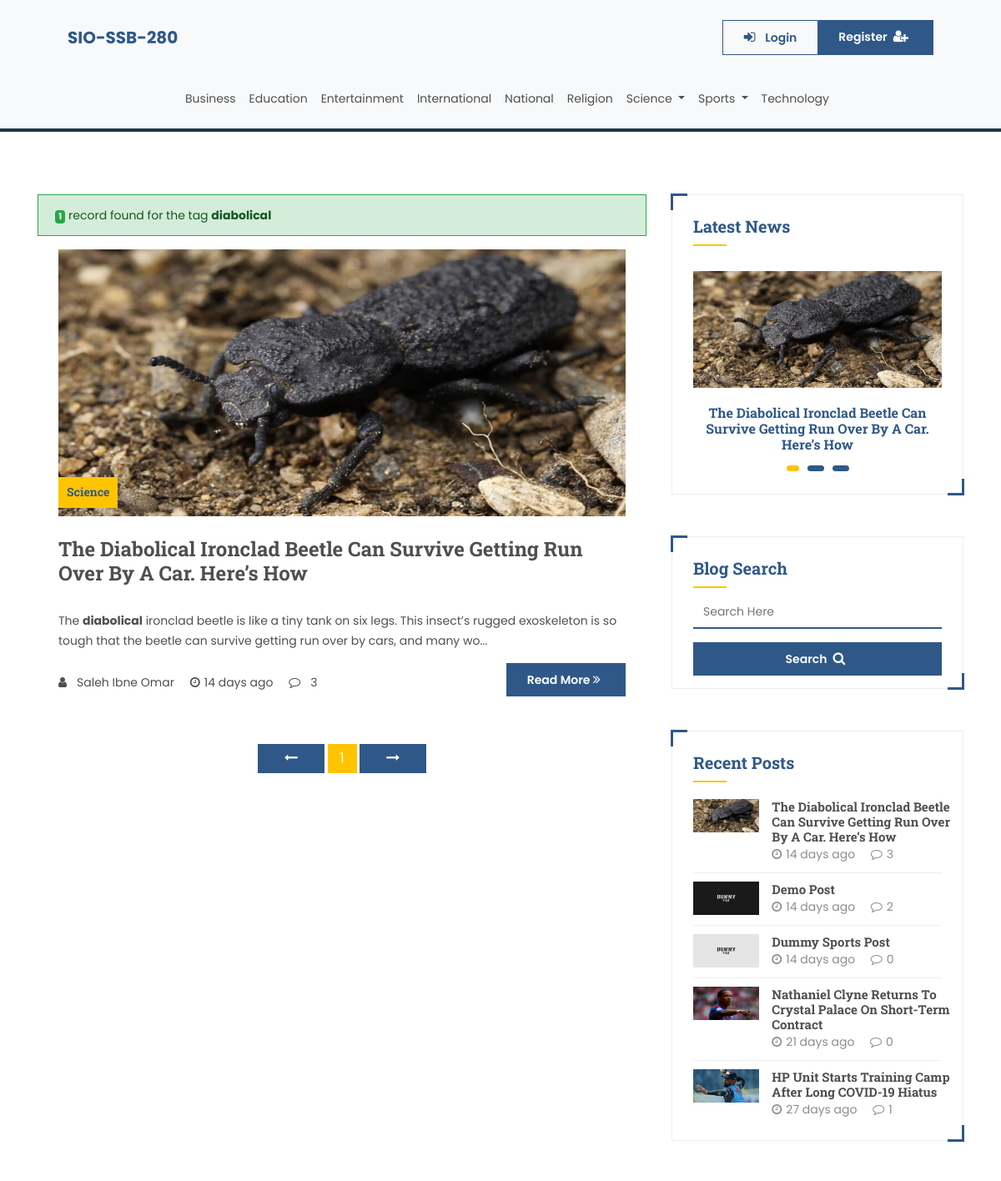
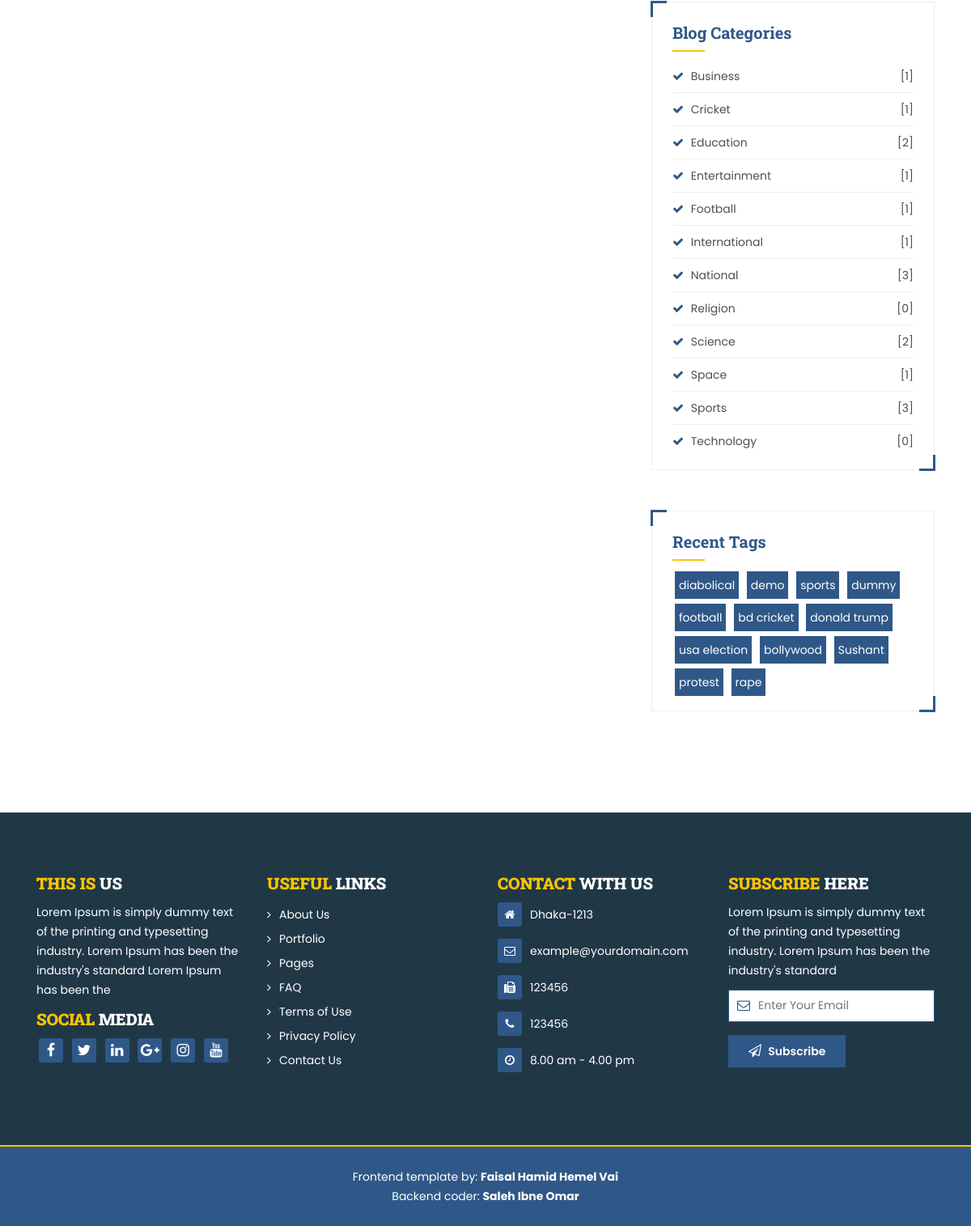
Page /post-by-tag.php?tag=diabolical on the committed database (2 pictures, top to bottom).
### tables this page shows
CREATE TABLE `category` (
  `id` int(11) NOT NULL,
  `name` varchar(250) NOT NULL,
  `description` text DEFAULT NULL,
  `parent` int(11) NOT NULL DEFAULT 0,
  `status` tinyint(2) NOT NULL DEFAULT 1
);

CREATE TABLE `post` (
  `p_id` int(11) NOT NULL,
  `title` varchar(250) NOT NULL,
  `description` longtext NOT NULL,
  `image` text NOT NULL,
  `tags` varchar(250) DEFAULT NULL,
  `status` tinyint(1) NOT NULL COMMENT '0 = Draf\r\n1= Published',
  `dateTimePosted` datetime NOT NULL,
  `categoryId` int(11) NOT NULL,
  `authorId` int(11) NOT NULL
);

### post-by-tag.php (the view, shortened to what this page needs)
<?php include 'includes/header.php'; ?>
    <section class="sub-page-section">
    </section>
    <section>
        <div class="container">
            <div class="row">
                <div class="col-md-8">
                <?php
                    if(isset($_GET['tag'])){
                        $tag = strtolower(mysqli_real_escape_string($conn, trim($_GET['tag'])));
                        $countQuery = "SELECT p.p_id FROM frontend_index_main_section_without_national_sorting_view p WHERE  p.tags LIKE '%$tag%' OR p.title LIKE '%$tag%' OR p.description LIKE '%$tag%' OR p.categoryName LIKE '%$tag%' OR p.catParent=(SELECT id FROM category WHERE name LIKE '%$tag%' AND parent=0 AND status=1) ";
                        $postByTagResultCount = $conn->query($countQuery)->num_rows;
                        $viewQuery  ="SELECT p.*, COUNT(cmt.cid) AS 'byTagCmtCount' FROM frontend_index_main_section_without_national_sorting_view p LEFT JOIN sv_comments_onp_view cmt ON cmt.pid=p.p_id AND cmt.status=1 AND cmt.visitorStatus=1 WHERE ( p.tags LIKE '%$tag%' OR p.title LIKE '%$tag%' OR p.description LIKE '%$tag%' OR p.categoryName LIKE '%$tag%' OR p.catParent=(SELECT id FROM category WHERE name LIKE '%$tag%' AND parent=0 AND status=1)) GROUP BY p.p_id  ORDER BY p.p_id DESC LIMIT ?, ?";
                        $page = "post-by-tag.php?tag={$tag}&";
                        $result = paginationResult($postByTagResultCount, $viewQuery, $page);
                    }
                    else{
                        header("Location: index.php");
                        exit();
                    }
                ?>
                <?php if($postByTagResultCount==0){ ?>
                    <div class="alert alert-info rounded-0 border-info">
                       <b>No records found!</b>
                    </div>
                <?php } else{ ?>
                    <div class="alert alert-success rounded-0 border-success">
                      <span class="badge badge-success"><?=$postByTagResultCount;?></span><?php if($postByTagResultCount==1){ echo ' record '; }else { echo ' records '; } ?> found for the tag <b><?=$tag;?></b>
                    </div>
                <?php
                while($row = $result->fetch_assoc()){
                    extract($row);
                ?>
                    <div class="blog-post">
                        <div class="blog-banner">
                            <a href="single-post.php?post_id=<?=$p_id;?>">
                                <img src="admin/images/posts/<?=$image;?>" >
                                <div class="blog-category-name">
                                    <h6><?=$categoryName;?></h6>
                                </div>
                            </a>
                        </div>
                        <div class="blog-description">
                            <a href="single-post.php?post_id=<?=$p_id;?>">
                                <h3 class="post-title"><?=$title;?></h3>
                            </a>
                            <p>
                                <?=$shortDescription."...";?>
                            </p>
                            <div class="row">
                                <div class="col-md-8">
                                    <div class="blog-info">
                                        <ul>
                                            <li><i class="fa fa-user"></i>&ensp;<?=$authorName;?></li>
                                            <li><i class="fa fa-clock-o"></i><?=elapsedTime($dateTimePosted);?></li>
                                            <li><i class="fa fa-comment-o"></i>&ensp;<?=$byTagCmtCount;?></li>
                                        </ul>
                                    </div>
                                </div>
                                <div class="col-md-4 read-more-btn">
                                    <a href="single-post.php?post_id=<?=$p_id;?>" class="btn-main">Read More <i class="fa fa-angle-double-right"></i></a>
                                </div>
                            </div>
                        </div>
                    </div>
                <?php } ?>
                    <div class="paginetion">
                        <ul>
                            <?php
                            echo paginationNavs($page);
                            ?>
                        </ul>
                    </div>
                <?php }  ?>
                </div>
                <?php include 'includes/aside.php'; ?>
            </div>
        </div>
    </section>
<?php include 'includes/footer.php'; ?>
<?php include 'includes/bottom.php'; ?>

### includes/header.php (shortened to what this page needs)
<?php
    require 'config/db.php';
    include 'config/functions.php';
    $hasLoggedInVisitor = false;
?>
<!doctype html>
<html lang="en">
  <head>
    <link rel="stylesheet" type="text/css" href="assets/bootstrap/css/bootstrap.min.css">
    <link rel="stylesheet" type="text/css" href="assets/css/font-awesome.min.css">
    <link rel="stylesheet" type="text/css" href="assets/css/flaticon.css">
    <link rel="stylesheet" type="text/css" href="assets/css/animate.min.css">
    <link rel="stylesheet" type="text/css" href="assets/css/owl.carousel.min.css">
    <link rel="stylesheet" type="text/css" href="assets/css/owl.theme.default.min.css">
    <link rel="stylesheet" type="text/css" href="assets/css/jquery.fancybox.min.css">
    <link rel="stylesheet" href="assets/toastr/toastr.min.css">
    <link rel="stylesheet" type="text/css" href="assets/css/style.css">
    <link rel="stylesheet" type="text/css" href="assets/css/responsive.css">
  </head>
  <body>
    <header class="bg-light">
        <div class="container col-lg-11 col-md-12">
            <div class="row">
                <div class="col-md-12">
                    <nav class="navbar navbar-expand-lg  bg-transparent py-4" >
                        <a class="navbar-brand" href="index.php"> <b>SIO-SSB-280</b> </a>
                        <?php if($hasLoggedInVisitor){?>
                          <div class="dropdown ml-auto">
                            <button class="btn-main dropdown-toggle" type="button" id="dropdownMenuButton" data-toggle="dropdown" aria-haspopup="true" aria-expanded="false">
                            <i class="fa fa-user-o" aria-hidden="true"></i>
                              <?php echo explode(" ", $_SESSION['visitorData']['name'])[0]; ?>&ensp;
                              <i class="fa fa-caret-down" aria-hidden="true"></i>
                            </button>
                            <div class="dropdown-menu bs-dropdown-menu dropdown-menu-right mt-3" aria-labelledby="dropdownMenuButton">
                              <a class="dropdown-item" href="profile.php?operation=view"><i class="fa fa-user-o" aria-hidden="true"></i>&ensp;Profile</a>
                              <a class="dropdown-item" href="logout.php"><i class="fa fa-sign-out" aria-hidden="true"></i>&ensp;Logout</a>
                            </div>
                        </div>
                        <?php }else{ ?>
                          <div class="btn-group  ml-auto" role="group">
                            <a href="login-register.php?operation=login" class="btn-main login-nav-btn" ><i class="fa fa-sign-in fa-sign-in-nav" aria-hidden="true"></i>&ensp;Login</a>
                            <a href="login-register.php?operation=register" class="btn-main">Register&ensp;<i class="fa fa-user-plus " aria-hidden="true"></i></a>
                          </div>
                        <?php } ?>
                    </nav>
                </div>
            </div>
        </div>
        <div class="container col-lg-11 col-md-12">
            <div class="row">
                <div class="col-md-12">
                    <nav class="navbar navbar-expand-lg  bg-transparent pb-3 pt-2 " >
                        <div class="collapse navbar-collapse" id="navbarSupportedContent">
                          <ul class="navbar-nav mx-auto">
                          <?php
                              $query  = "SELECT name AS 'navCategoryName', id AS 'navCategoryId' FROM category WHERE  status  = 1 AND parent=0 ORDER BY name ASC ";
                              $result = mysqli_query($conn, $query);
                              while($row = mysqli_fetch_assoc($result)){
                                extract($row);
                                $subCategoryQuery  = "SELECT name AS 'navSubCatName', id AS 'navSubCatId' FROM category WHERE parent='$navCategoryId' AND status = 1";
                                $subCategoryResult = mysqli_query($conn, $subCategoryQuery);
                                $countSubCategory  = mysqli_num_rows($subCategoryResult);
                                $spaceReplacedMainCategoryName = str_replace(" ", "_", $navCategoryName);
                          ?>
                            <?php if($countSubCategory==0){ ?>
                              <li class="nav-item">
                                  <a class="nav-link" href="post-by-category.php?category=<?=$spaceReplacedMainCategoryName;?>"><?=$navCategoryName;?></a>
                              </li>
                          <?php } else {?>
                             <li class="nav-item dropdown">
                              <a class="nav-link dropdown-toggle" href="#" id="navbarDropdown" role="button" data-toggle="dropdown" aria-haspopup="true" aria-expanded="false">
                              <?=$navCategoryName;?>
                              </a>
                            </li>
                            <?php } } ?>
                          </ul>
                        </div>
                      </nav>
                </div>
            </div>
        </div>
    </header>

### includes/aside.php (shortened to what this page needs)
<div class="col-md-4">
<div class="widget latest-news-responsive-margin">
    <h4>Latest News</h4>
    <div class="title-border"></div>
    <div class="sidebar-latest-news owl-carousel owl-theme">
        <?php
            $latestNewsQuery  = "SELECT p_id AS 'latestPid', title 'latestPostTitle', image 'latestPostImage', SUBSTRING(description, 1, 50) AS 'latestPostDescription' FROM post WHERE status=1 ORDER BY p_id DESC LIMIT 3";
            $latestNewsResult = mysqli_query($conn, $latestNewsQuery);
            while($row = mysqli_fetch_assoc($latestNewsResult)){
                extract($row);
        ?>
        <div class="item">
            <div class="latest-news">
                <div class="latest-news-image">
                    <a href="single-post.php?post_id=<?=$latestPid;?>">
                        <img src="admin/images/posts/<?=$latestPostImage;?>">
                    </a>
                </div>
                <h5><?=$latestPostTitle;?></h5>
            </div>
        </div>
        <?php } ?>
    </div>
</div>
<div class="widget">
        <h4>Blog Search</h4>
        <div class="title-border"></div>
        <div class="search-bar">
            <form method="GET" action="post-search.php">
                <div class="form-group">
                    <input type="text" name="searchKey" maxlength="50" placeholder="Search Here" autocomplete="off" class="form-input">
                </div>
                <div class="read-more-btn">
                    <button type="submit" class="w-100 btn-main">Search&ensp;<i class="fa fa-search" aria-hidden="true"></i></button>
                </div>
            </form>
        </div>
</div>
<div class="widget">
    <h4>Recent Posts</h4>
    <div class="title-border"></div>
    <div class="recent-post">
    <?php
        $recentPostQuery = "SELECT p.p_id AS 'recentPostId', p.title AS 'recentPostTitle', p.image AS 'recentPostImage', p.dateTimePosted AS 'recentPostDateTime', COUNT(cmt.cid) AS 'recentPostCmtCount' FROM frontend_index_main_section_without_national_sorting_view p LEFT JOIN sv_comments_onp_view cmt ON cmt.pid=p.p_id AND cmt.status=1 AND cmt.visitorStatus=1 GROUP BY p.p_id ORDER BY p.p_id DESC LIMIT 5";
        $recentPostResult = mysqli_query($conn, $recentPostQuery);
        while($row = mysqli_fetch_assoc($recentPostResult)){
            extract($row);
    ?>
        <div class="recent-post-item">
            <div class="row">
                <div class="col-md-4">
                    <img src="admin/images/posts/<?=$recentPostImage;?>">
                </div>
                <div class="col-md-8 no-padding">
                    <h5><a href="single-post.php?post_id=<?=$recentPostId;?>"><?=$recentPostTitle;?></a></h5>
                    <ul>
                        <li><i class="fa fa-clock-o"></i><?=elapsedTime($recentPostDateTime);?></li>
                        <li><i class="fa fa-comment-o"></i><?=$recentPostCmtCount;?></li>
                    </ul>
                </div>
            </div>
        </div>
    <?php
        }
    ?>
    </div>
</div>
<div class="widget">
    <h4>Blog Categories</h4>
    <div class="title-border"></div>
    <div class="blog-categories">
        <ul>
            <?php
                $widgetCategoryQuery = "SELECT c.name AS 'widgetCategoryName', COUNT(p.p_id) AS 'counts' FROM category c LEFT JOIN post p ON (p.categoryId IN (SELECT id FROM category WHERE parent=c.id AND status=1) OR p.categoryId=c.id) AND p.status=1 WHERE c.status=1 GROUP BY c.name ORDER BY c.name ASC";
                $widgetCategoryResult = mysqli_query($conn, $widgetCategoryQuery);
                while($row = mysqli_fetch_assoc($widgetCategoryResult)){
                    extract($row);
            ?>
            <li>
                <i class="fa fa-check"></i>
                <a href="post-by-category.php?category=<?=$widgetCategoryName;?>"><?=$widgetCategoryName;?></a>
                <span>[<?=$counts;?>]</span>
            </li>
            <?php } ?>
        </ul>
    </div>
</div>
<div class="widget">
    <h4>Recent Tags</h4>
    <div class="title-border"></div>
    <div class="meta-tags">
        <?php
            $tagsQuery = "SELECT tags FROM post WHERE status=1 ORDER BY p_id DESC LIMIT 8 ";
            $tagsResult = mysqli_query($conn, $tagsQuery);
            $tagsString = "";
            while($row = mysqli_fetch_assoc($tagsResult)){
                extract($row);
                $tagsString.=($tags.",");
            }
            $tagsArray = explode(",",$tagsString);
            $tagsArray = array_unique($tagsArray);
            foreach($tagsArray as $key=> $tag){
                if($key == array_key_last($tagsArray)){ break; }
        ?>
        <span><a class="text-white d-inline-block" href="post-by-tag.php?tag=<?=$tag;?>"><?=$tag;?></a></span>
        <?php } ?>
    </div>
</div>
</div>

### rows in the picture
category: name "Business"
category: name "Education"
category: name "Entertainment"
category: name "International"
category: name "National"
category: name "Religion"
category: name "Science"
category: name "Sports"
category: name "Technology"
post: image (picture), categoryName "Science", title "The Diabolical Ironclad Beetle Can Survive Getting Run Over By A Car. Here’s How", shortDescription "The diabolical ironclad beetle is like a tiny tank on six legs. This insect’s rugged exoskeleton is so tough that the beetle can survive getting run over by cars, and many wo", authorName "Saleh Ibne Omar", dateTimePosted "14 days ago", byTagCmtCount "3"

### other values in the picture
$postByTagResultCount "1"
$tag "diabolical"
$recentPostTitle "The Diabolical Ironclad Beetle Can Survive Getting Run Over By A Car. Here’s How"
elapsedTime($recentPostDateTime) "14 days ago"
$recentPostCmtCount "3"
$recentPostTitle "Demo Post"
$recentPostCmtCount "2"
$recentPostTitle "Dummy Sports Post"
$recentPostCmtCount "0"
$recentPostTitle "Nathaniel Clyne Returns To Crystal Palace On Short-Term Contract"
elapsedTime($recentPostDateTime) "21 days ago"
$recentPostTitle "HP Unit Starts Training Camp After Long COVID-19 Hiatus"
elapsedTime($recentPostDateTime) "27 days ago"
$recentPostCmtCount "1"
$widgetCategoryName "Business"
